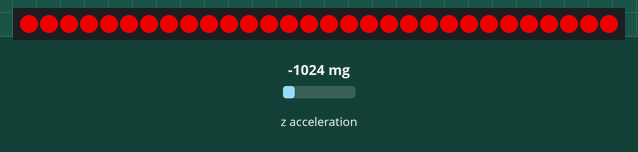
Bench run of a program on a simulated BBC micro:bit (MakeCode). On the bench: 30 RGB LEDs in strip order, left to right. The test bench sets the inputs (shaded band); at power-on: z acceleration -1024 mg. Dim RGB values are drawn brighter than linear.

Above: at 1.2 s.
1.3 s: z acceleration set to 750 mg
At 2.4 s:
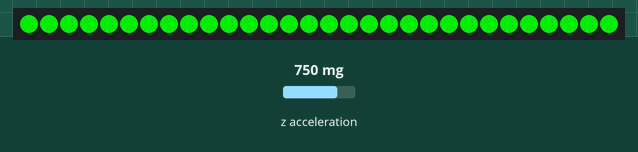
2.8 s: z acceleration set to 1440 mg
At 3.6 s:
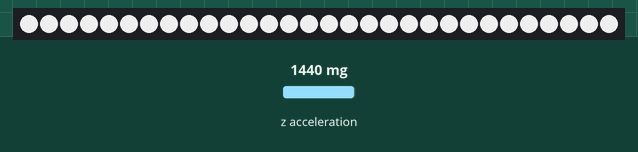
4.3 s: z acceleration set to 470 mg
At 4.8 s:
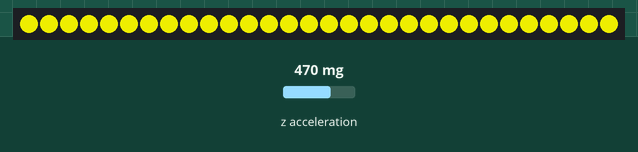
5.8 s: z acceleration set to 830 mg
At 7.0 s:
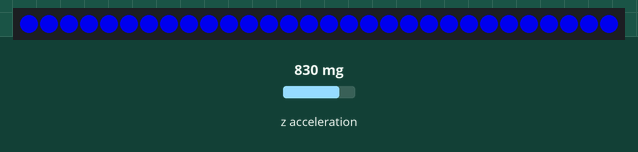
7.3 s: z acceleration set to -1440 mg
At 7.7 s:
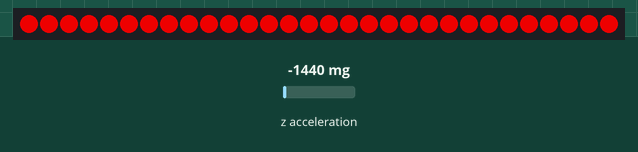
8.8 s: z acceleration set to 230 mg
At 10.1 s:
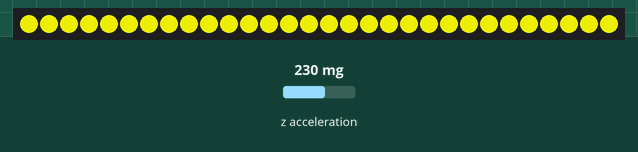
Timing chart, 0 to 11.3 s (numbered marks = the images above; inputs shaded):
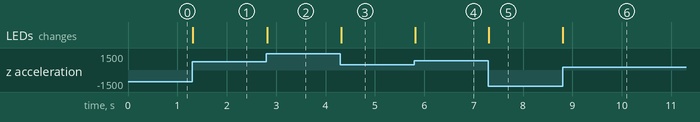

Measured:
- after the input at 1.3 s, the LEDs: change at once (image 1)
- after the input at 2.8 s, the LEDs: change at once (image 2)
- after the input at 4.3 s, the LEDs: change at once (image 3)
- after the input at 5.8 s, the LEDs: change at once (image 4)
- after the input at 7.3 s, the LEDs: change at once (image 5)
- after the input at 8.8 s, the LEDs: change at once (image 6)

The program:

main.ts
```typescript
let angle = 0
let strip = neopixel.create(DigitalPin.P0, 30, NeoPixelMode.RGB)
strip.setBrightness(200)
basic.forever(function () {
    angle = input.acceleration(Dimension.Z)
    if (angle < 200) {
        strip.showColor(neopixel.colors(NeoPixelColors.Red))
    } else if (angle < 500) {
        strip.showColor(neopixel.colors(NeoPixelColors.Yellow))
    } else if (angle < 800) {
        strip.showColor(neopixel.colors(NeoPixelColors.Green))
    } else if (angle < 1000) {
        strip.showColor(neopixel.colors(NeoPixelColors.Blue))
    } else {
        strip.showColor(neopixel.colors(NeoPixelColors.White))
    }
})
```

test.ts
```typescript
// les tests vont ici ; cela ne sera pas compilé si ce paquet est utilisé en tant qu'extension.
```
